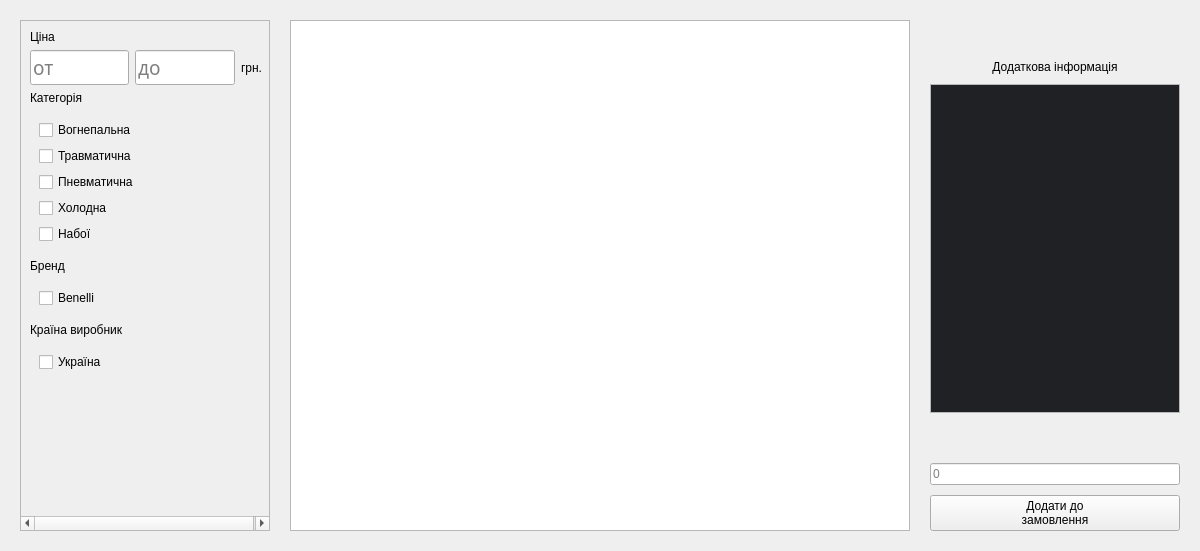
<?xml version="1.0" encoding="UTF-8"?>
<ui version="4.0">
 <class>MainMenu</class>
 <widget class="QWidget" name="MainMenu">
  <property name="geometry">
   <rect>
    <x>0</x>
    <y>0</y>
    <width>1200</width>
    <height>551</height>
   </rect>
  </property>
  <property name="windowTitle">
   <string>Form</string>
  </property>
  <layout class="QHBoxLayout" name="horizontalLayout">
   <property name="spacing">
    <number>20</number>
   </property>
   <property name="leftMargin">
    <number>20</number>
   </property>
   <property name="topMargin">
    <number>20</number>
   </property>
   <property name="rightMargin">
    <number>20</number>
   </property>
   <property name="bottomMargin">
    <number>20</number>
   </property>
   <item>
    <widget class="QScrollArea" name="scrollArea">
     <property name="sizePolicy">
      <sizepolicy hsizetype="Preferred" vsizetype="Preferred">
       <horstretch>0</horstretch>
       <verstretch>0</verstretch>
      </sizepolicy>
     </property>
     <property name="minimumSize">
      <size>
       <width>250</width>
       <height>0</height>
      </size>
     </property>
     <property name="maximumSize">
      <size>
       <width>250</width>
       <height>16777215</height>
      </size>
     </property>
     <property name="focusPolicy">
      <enum>Qt::NoFocus</enum>
     </property>
     <property name="contextMenuPolicy">
      <enum>Qt::NoContextMenu</enum>
     </property>
     <property name="styleSheet">
      <string notr="true"/>
     </property>
     <property name="sizeAdjustPolicy">
      <enum>QAbstractScrollArea::AdjustToContents</enum>
     </property>
     <property name="widgetResizable">
      <bool>true</bool>
     </property>
     <widget class="QWidget" name="scrollAreaWidgetContents">
      <property name="geometry">
       <rect>
        <x>0</x>
        <y>0</y>
        <width>250</width>
        <height>495</height>
       </rect>
      </property>
      <property name="sizePolicy">
       <sizepolicy hsizetype="Preferred" vsizetype="Preferred">
        <horstretch>0</horstretch>
        <verstretch>0</verstretch>
       </sizepolicy>
      </property>
      <property name="minimumSize">
       <size>
        <width>250</width>
        <height>0</height>
       </size>
      </property>
      <property name="maximumSize">
       <size>
        <width>250</width>
        <height>16777215</height>
       </size>
      </property>
      <property name="contextMenuPolicy">
       <enum>Qt::DefaultContextMenu</enum>
      </property>
      <layout class="QVBoxLayout" name="verticalLayout_9">
       <item>
        <layout class="QVBoxLayout" name="priceFilter">
         <item>
          <widget class="QLabel" name="label_8">
           <property name="sizePolicy">
            <sizepolicy hsizetype="Maximum" vsizetype="Fixed">
             <horstretch>0</horstretch>
             <verstretch>0</verstretch>
            </sizepolicy>
           </property>
           <property name="text">
            <string>Ціна</string>
           </property>
          </widget>
         </item>
         <item>
          <layout class="QHBoxLayout" name="horizontalLayout_3">
           <property name="sizeConstraint">
            <enum>QLayout::SetFixedSize</enum>
           </property>
           <item>
            <widget class="QLineEdit" name="inputTo">
             <property name="sizePolicy">
              <sizepolicy hsizetype="Preferred" vsizetype="Fixed">
               <horstretch>0</horstretch>
               <verstretch>0</verstretch>
              </sizepolicy>
             </property>
             <property name="minimumSize">
              <size>
               <width>0</width>
               <height>0</height>
              </size>
             </property>
             <property name="maximumSize">
              <size>
               <width>16777215</width>
               <height>16777215</height>
              </size>
             </property>
             <property name="font">
              <font>
               <family>Franklin Gothic Medium</family>
               <pointsize>14</pointsize>
               <italic>false</italic>
               <bold>false</bold>
              </font>
             </property>
             <property name="inputMask">
              <string/>
             </property>
             <property name="placeholderText">
              <string>от</string>
             </property>
            </widget>
           </item>
           <item>
            <widget class="QLineEdit" name="inputDo">
             <property name="sizePolicy">
              <sizepolicy hsizetype="Preferred" vsizetype="Fixed">
               <horstretch>0</horstretch>
               <verstretch>0</verstretch>
              </sizepolicy>
             </property>
             <property name="maximumSize">
              <size>
               <width>16777215</width>
               <height>16777215</height>
              </size>
             </property>
             <property name="font">
              <font>
               <family>Franklin Gothic Medium</family>
               <pointsize>14</pointsize>
               <italic>false</italic>
               <bold>false</bold>
              </font>
             </property>
             <property name="inputMask">
              <string/>
             </property>
             <property name="placeholderText">
              <string>до</string>
             </property>
            </widget>
           </item>
           <item>
            <widget class="QLabel" name="label_7">
             <property name="text">
              <string>грн.</string>
             </property>
            </widget>
           </item>
          </layout>
         </item>
        </layout>
       </item>
       <item>
        <layout class="QVBoxLayout" name="CategoryFilter_2" stretch="1,1">
         <item>
          <widget class="QLabel" name="label_11">
           <property name="sizePolicy">
            <sizepolicy hsizetype="Maximum" vsizetype="Maximum">
             <horstretch>0</horstretch>
             <verstretch>0</verstretch>
            </sizepolicy>
           </property>
           <property name="text">
            <string>Категорія</string>
           </property>
          </widget>
         </item>
         <item>
          <widget class="QFrame" name="frameCategorys">
           <property name="sizePolicy">
            <sizepolicy hsizetype="Maximum" vsizetype="Fixed">
             <horstretch>0</horstretch>
             <verstretch>0</verstretch>
            </sizepolicy>
           </property>
           <layout class="QVBoxLayout" name="verticalLayout_5">
            <item>
             <widget class="QCheckBox" name="checkBox_6">
              <property name="sizePolicy">
               <sizepolicy hsizetype="Maximum" vsizetype="Fixed">
                <horstretch>0</horstretch>
                <verstretch>0</verstretch>
               </sizepolicy>
              </property>
              <property name="text">
               <string>Вогнепальна</string>
              </property>
             </widget>
            </item>
            <item>
             <widget class="QCheckBox" name="checkBox_7">
              <property name="sizePolicy">
               <sizepolicy hsizetype="Maximum" vsizetype="Fixed">
                <horstretch>0</horstretch>
                <verstretch>0</verstretch>
               </sizepolicy>
              </property>
              <property name="text">
               <string>Травматична</string>
              </property>
             </widget>
            </item>
            <item>
             <widget class="QCheckBox" name="checkBox_8">
              <property name="sizePolicy">
               <sizepolicy hsizetype="Maximum" vsizetype="Fixed">
                <horstretch>0</horstretch>
                <verstretch>0</verstretch>
               </sizepolicy>
              </property>
              <property name="text">
               <string>Пневматична</string>
              </property>
             </widget>
            </item>
            <item>
             <widget class="QCheckBox" name="checkBox_9">
              <property name="sizePolicy">
               <sizepolicy hsizetype="Maximum" vsizetype="Fixed">
                <horstretch>0</horstretch>
                <verstretch>0</verstretch>
               </sizepolicy>
              </property>
              <property name="text">
               <string>Холодна</string>
              </property>
             </widget>
            </item>
            <item>
             <widget class="QCheckBox" name="checkBox_12">
              <property name="sizePolicy">
               <sizepolicy hsizetype="Maximum" vsizetype="Fixed">
                <horstretch>0</horstretch>
                <verstretch>0</verstretch>
               </sizepolicy>
              </property>
              <property name="text">
               <string>Набої</string>
              </property>
             </widget>
            </item>
           </layout>
          </widget>
         </item>
        </layout>
       </item>
       <item>
        <layout class="QVBoxLayout" name="BrendFilter_2">
         <item>
          <widget class="QLabel" name="label_13">
           <property name="sizePolicy">
            <sizepolicy hsizetype="Maximum" vsizetype="Preferred">
             <horstretch>0</horstretch>
             <verstretch>0</verstretch>
            </sizepolicy>
           </property>
           <property name="text">
            <string>Бренд</string>
           </property>
          </widget>
         </item>
         <item>
          <widget class="QFrame" name="frameBrands">
           <property name="sizePolicy">
            <sizepolicy hsizetype="Maximum" vsizetype="Fixed">
             <horstretch>0</horstretch>
             <verstretch>0</verstretch>
            </sizepolicy>
           </property>
           <layout class="QVBoxLayout" name="verticalLayout_7">
            <item>
             <widget class="QCheckBox" name="checkBox_14">
              <property name="sizePolicy">
               <sizepolicy hsizetype="Maximum" vsizetype="Fixed">
                <horstretch>0</horstretch>
                <verstretch>0</verstretch>
               </sizepolicy>
              </property>
              <property name="text">
               <string>Benelli</string>
              </property>
             </widget>
            </item>
           </layout>
          </widget>
         </item>
        </layout>
       </item>
       <item>
        <layout class="QVBoxLayout" name="CountryFilter_2">
         <item>
          <widget class="QLabel" name="label_12">
           <property name="sizePolicy">
            <sizepolicy hsizetype="Maximum" vsizetype="Preferred">
             <horstretch>0</horstretch>
             <verstretch>0</verstretch>
            </sizepolicy>
           </property>
           <property name="text">
            <string>Країна виробник</string>
           </property>
          </widget>
         </item>
         <item>
          <widget class="QFrame" name="frameCountries">
           <property name="sizePolicy">
            <sizepolicy hsizetype="Maximum" vsizetype="Fixed">
             <horstretch>0</horstretch>
             <verstretch>0</verstretch>
            </sizepolicy>
           </property>
           <layout class="QVBoxLayout" name="verticalLayout_6">
            <item>
             <widget class="QCheckBox" name="checkBox_13">
              <property name="sizePolicy">
               <sizepolicy hsizetype="Maximum" vsizetype="Fixed">
                <horstretch>0</horstretch>
                <verstretch>0</verstretch>
               </sizepolicy>
              </property>
              <property name="text">
               <string>Україна</string>
              </property>
             </widget>
            </item>
           </layout>
          </widget>
         </item>
        </layout>
       </item>
       <item>
        <spacer name="verticalSpacer_10">
         <property name="orientation">
          <enum>Qt::Vertical</enum>
         </property>
         <property name="sizeType">
          <enum>QSizePolicy::Expanding</enum>
         </property>
         <property name="sizeHint" stdset="0">
          <size>
           <width>20</width>
           <height>40</height>
          </size>
         </property>
        </spacer>
       </item>
      </layout>
     </widget>
    </widget>
   </item>
   <item>
    <widget class="QTableView" name="tableViewProduct">
     <property name="editTriggers">
      <set>QAbstractItemView::NoEditTriggers</set>
     </property>
    </widget>
   </item>
   <item>
    <widget class="QWidget" name="infoProductAndSuc" native="true">
     <property name="sizePolicy">
      <sizepolicy hsizetype="Preferred" vsizetype="Preferred">
       <horstretch>0</horstretch>
       <verstretch>0</verstretch>
      </sizepolicy>
     </property>
     <property name="minimumSize">
      <size>
       <width>250</width>
       <height>0</height>
      </size>
     </property>
     <property name="maximumSize">
      <size>
       <width>16777215</width>
       <height>16777215</height>
      </size>
     </property>
     <layout class="QVBoxLayout" name="verticalLayout_2">
      <property name="spacing">
       <number>10</number>
      </property>
      <property name="leftMargin">
       <number>0</number>
      </property>
      <property name="topMargin">
       <number>0</number>
      </property>
      <property name="rightMargin">
       <number>0</number>
      </property>
      <property name="bottomMargin">
       <number>0</number>
      </property>
      <item>
       <spacer name="verticalSpacer_3">
        <property name="orientation">
         <enum>Qt::Vertical</enum>
        </property>
        <property name="sizeType">
         <enum>QSizePolicy::Preferred</enum>
        </property>
        <property name="sizeHint" stdset="0">
         <size>
          <width>20</width>
          <height>40</height>
         </size>
        </property>
       </spacer>
      </item>
      <item>
       <layout class="QVBoxLayout" name="verticalLayout">
        <item>
         <layout class="QHBoxLayout" name="horizontalLayout_2">
          <item>
           <widget class="QLabel" name="label">
            <property name="sizePolicy">
             <sizepolicy hsizetype="Preferred" vsizetype="Preferred">
              <horstretch>0</horstretch>
              <verstretch>0</verstretch>
             </sizepolicy>
            </property>
            <property name="text">
             <string>Додаткова інформація</string>
            </property>
            <property name="alignment">
             <set>Qt::AlignCenter</set>
            </property>
           </widget>
          </item>
         </layout>
        </item>
        <item>
         <widget class="QScrollArea" name="infoSelectProductScroll">
          <property name="sizePolicy">
           <sizepolicy hsizetype="Preferred" vsizetype="Expanding">
            <horstretch>0</horstretch>
            <verstretch>0</verstretch>
           </sizepolicy>
          </property>
          <property name="styleSheet">
           <string notr="true">QWidget#infoSelectProduct{
	background-color: #202124;
}</string>
          </property>
          <property name="horizontalScrollBarPolicy">
           <enum>Qt::ScrollBarAsNeeded</enum>
          </property>
          <property name="sizeAdjustPolicy">
           <enum>QAbstractScrollArea::AdjustIgnored</enum>
          </property>
          <property name="widgetResizable">
           <bool>true</bool>
          </property>
          <property name="alignment">
           <set>Qt::AlignLeading|Qt::AlignLeft|Qt::AlignTop</set>
          </property>
          <widget class="QWidget" name="infoSelectProduct">
           <property name="geometry">
            <rect>
             <x>0</x>
             <y>0</y>
             <width>246</width>
             <height>299</height>
            </rect>
           </property>
           <property name="sizePolicy">
            <sizepolicy hsizetype="Preferred" vsizetype="Preferred">
             <horstretch>0</horstretch>
             <verstretch>0</verstretch>
            </sizepolicy>
           </property>
           <layout class="QVBoxLayout" name="verticalLayout_4"/>
          </widget>
         </widget>
        </item>
       </layout>
      </item>
      <item>
       <spacer name="verticalSpacer_4">
        <property name="orientation">
         <enum>Qt::Vertical</enum>
        </property>
        <property name="sizeType">
         <enum>QSizePolicy::Preferred</enum>
        </property>
        <property name="sizeHint" stdset="0">
         <size>
          <width>20</width>
          <height>40</height>
         </size>
        </property>
       </spacer>
      </item>
      <item>
       <widget class="QLineEdit" name="inputCountProduct">
        <property name="sizePolicy">
         <sizepolicy hsizetype="Preferred" vsizetype="Fixed">
          <horstretch>0</horstretch>
          <verstretch>0</verstretch>
         </sizepolicy>
        </property>
        <property name="placeholderText">
         <string>0</string>
        </property>
       </widget>
      </item>
      <item>
       <widget class="QPushButton" name="buttonAddOrder">
        <property name="sizePolicy">
         <sizepolicy hsizetype="Preferred" vsizetype="Fixed">
          <horstretch>0</horstretch>
          <verstretch>0</verstretch>
         </sizepolicy>
        </property>
        <property name="text">
         <string>Додати до
замовлення</string>
        </property>
       </widget>
      </item>
     </layout>
    </widget>
   </item>
  </layout>
 </widget>
 <resources/>
 <connections/>
</ui>
